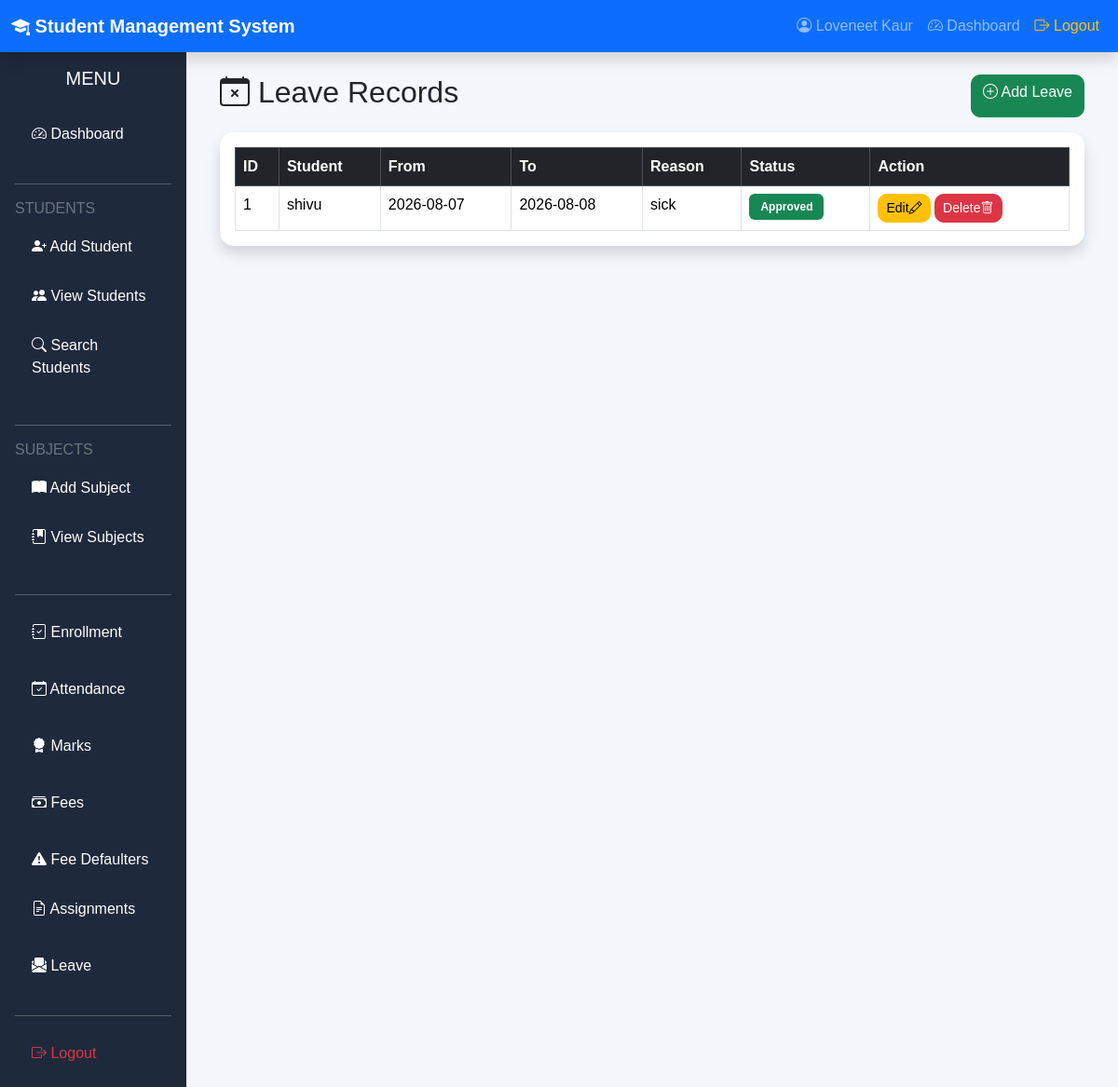
Screenshot of /view_leave (signed in) with the database file from the repository.
### models.py (models this page shows)
class Leave(db.Model):
    __tablename__ = "leave"
    id = db.Column(db.Integer, primary_key=True)
    student_id = db.Column(
        db.Integer,
        db.ForeignKey("students.id"),
        nullable=False
    )
    from_date = db.Column(db.Date)
    to_date = db.Column(db.Date)
    reason = db.Column(db.Text)
    status = db.Column(
        db.String(20),
        default="Pending"
    )
    student = db.relationship(
        "Students",
        backref="leave_records"
    )

class Students(db.Model):
    __tablename__ = "students"
    id = db.Column(db.Integer, primary_key=True)
    roll_number = db.Column(db.String(20), unique=True, nullable=False)
    name = db.Column(db.String(100), nullable=False)
    branch = db.Column(db.String(100), nullable=False)
    semester = db.Column(db.String(20), nullable=False)
    phone = db.Column(db.String(15))
    email = db.Column(db.String(120), unique=True)
    photo = db.Column(db.String(255))
    marks = db.Column(db.Float, default=0)
    attendance = db.Column(db.Float, default=0)
    total_fee = db.Column(db.Float, default=0)
    paid_fee = db.Column(db.Float, default=0)
    due_fee = db.Column(db.Float, default=0)
    fee_status = db.Column(db.String(20), default="Pending")
    status = db.Column(db.String(30), default="Active")
    admission_date = db.Column(
        db.Date,
        default=date.today
    )

### routes/leave/crud.py (the view)
@app.route("/view_leave")
def view_leave():
    if "user_id" not in session:
        return redirect("/login")
    leaves = Leave.query.order_by(
        Leave.id.desc()
    ).all()
    return render_template(
        "view_leave.html",
        leaves=leaves
    )

### templates/view_leave.html (shortened to what this page needs)
{% extends "base.html" %}
{% block content %}
<div class="container-fluid">
<div class="d-flex justify-content-between mb-3">
<h2>
<i class="bi bi-calendar-x"></i>
Leave Records
</h2>
<a
href="/add_leave"
class="btn btn-success">
<i class="bi bi-plus-circle"></i>
Add Leave
</a>
</div>
<div class="card shadow">
<div class="card-body">
<table class="table table-bordered table-hover">
<thead class="table-dark">
<tr>
<th>ID</th>
<th>Student</th>
<th>From</th>
<th>To</th>
<th>Reason</th>
<th>Status</th>
<th>Action</th>
</tr>
</thead>
<tbody>
{% for leave in leaves %}
<tr>
<td>{{ leave.id }}</td>
<td>{{ leave.student.name }}</td>
<td>{{ leave.from_date }}</td>
<td>{{ leave.to_date }}</td>
<td>{{ leave.reason }}</td>
<td>
{% if leave.status=="Approved" %}
<span class="badge bg-success">
Approved
</span>
{% elif leave.status=="Rejected" %}
<span class="badge bg-danger">
Rejected
</span>
{% else %}
<span class="badge bg-warning text-dark">
Pending
</span>
{% endif %}
</td>
<td>
<a
href="/update_leave/{{ leave.id }}"
class="btn btn-warning btn-sm">
<i class="bi bi-pencil"></i>
Edit
</a>
<a
href="/delete_leave/{{ leave.id }}"
class="btn btn-danger btn-sm"
onclick="return confirm('Delete Leave?')">
<i class="bi bi-trash"></i>
Delete
</a>
</td>
</tr>
{% endfor %}
</tbody>
</table>
</div>
</div>
</div>
{% endblock %}

### static/css/style.css (style rules this page uses)
body { background:#f4f6f9; font-family:Arial, Helvetica, sans-serif; }
.card { border:none; border-radius:12px; box-shadow:0 2px 10px rgba(0,0,0,.08); }
.btn { border-radius:8px; }
.table { background:white; }
.table thead { background:#0d6efd; color:white; }
.badge { padding:8px 12px; }
body { background:#f4f7fb; }
.card { border:none; border-radius:15px; transition:.3s; }
.table { margin-bottom:0; }
.table thead { background:#212529; color:white; }
.btn { border-radius:10px; }
.card i { float:right; }

### rows the page displays
Leave: id "1", student.name "shivu", from_date "2026-08-07", to_date "2026-08-08", reason "sick", status "Approved"

### other values shown
{{ session["username"] }} "Loveneet Kaur"
